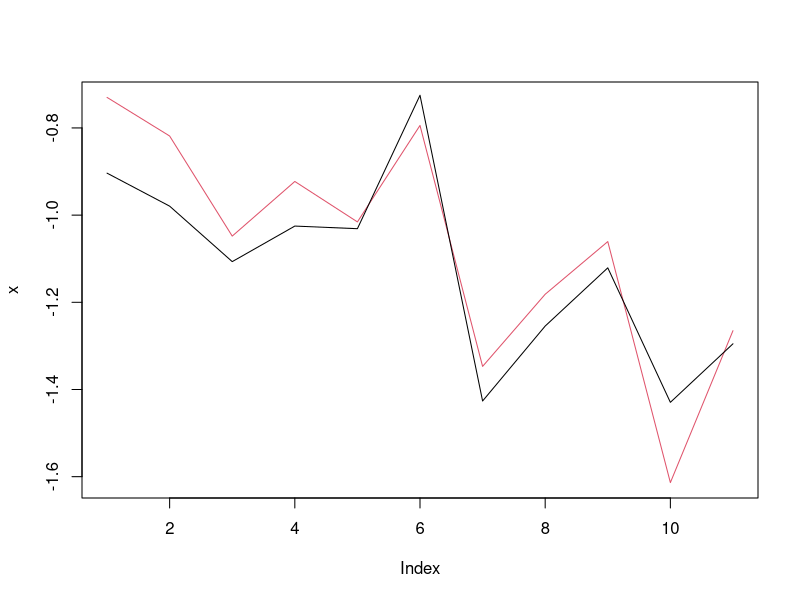

The R source for this figure: (Note: this script raises an error after producing the figure.)
Delta <- 0.1
sigma <- 0.1
tmax <- 10
N <- 200
n <- 10

## discretised Ornstein-Uhlenbeck process

sim.data <- function(tmax, Delta, sigma){
  x <- numeric(tmax+1)
  y <- numeric(tmax+1)
  x[1] <- rnorm(1)
  y[1] <- rnorm(1,x[1], sigma)
  for (t in 2:(tmax+1)){
    x[t] <- rnorm(1, (1-Delta)*x[t-1], Delta^(0.5))
    y[t] <- rnorm(1,x[t],sigma)
  }
  list(x=x,y=y)
}

# K <- function(x){ ## transition function of HMM
#   (1-Delta)*x + Delta^(0.5)*rnorm(length(x))
# }
#
# g <- function(x,xprime){ ## transition density x[t+1] | x[t]
#   (2*pi*Delta)^(-0.5) * exp(-(xprime - (1-Delta)*x)^2/(2*Delta))
# }

p <- function(y,x){ ## emission density y[t] | x[t]
  (2*pi)^(-0.5)*sigma^(-1) * exp(-(y-x)^2/(2*sigma^2))
}

data <- sim.data(tmax, Delta, sigma)
x <- data$x
y <- data$y
plot(x, type='l', col=2)
lines(y, col=1)

stdSMC <- function(N, y, n.step=length(y)-1){
  A <- matrix(NA, nrow=n.step, ncol=N)
  X <- matrix(NA, nrow=n.step+1, ncol=N)
  W <- matrix(NA, nrow=n.step+1, ncol=N)
  X[1,] <- rnorm(N) ## initial state
  w <- p(y[1], X[1,]) ## calculate weights
  W[1,] <- w/sum(w) ## normalise weights
  for (t in 2:(n.step+1)){
    A[t-1,] <- sample(1:N, N, prob=w, replace=T) ## choose the parent of each offspring
    x <- X[t-1,A[t-1,]] ## resample the particles
    X[t,] <- rnorm(N, (1-Delta)*X[t-1,], Delta^(0.5)) ## propagate particles
    w <- p(y[t], X[t,]) ## caluculate weights
    W[t,] <- w/sum(w) ## normalise weights
  }
  list(positions=X,weights=W,ancestry=A)
}

foo <- condSMC(N,y,y)
meanx <- rowSums(foo$positions)/N
varx <- apply(foo$positions,1,var)
points(meanx, pch=16, col=2)
lines(meanx+varx^(0.5), col=2, lty=2)
lines(meanx-varx^(0.5), col=2, lty=2)

A <- foo$ancestry
class(A) <- 'genealogy'
A@N <-as.integer(N)
A@Ngen <- as.integer(tmax)
Atree <- ancestrySize(A, sampl=sample(1:N,n,replace=F))
tHeight <- Atree$treeHeight
plot(Atree$familySize, type='b', pch=16, col=2, ylim=c(1,max(Atree$familySize)), xlab='generations -->', ylab='number of ancestors', main=paste('Size of ancestral tree: N=',N,', n=',n, ', tree height=',tHeight))

##----------------------------

## due to exchangeability of particles we can take the immortal line to be particle 1 in every generation.

condSMC <- function(N, y, cond_states, n_step=length(y)-1){
  A <- matrix(NA, nrow=n_step, ncol=N)
  X <- matrix(NA, nrow=n_step+1, ncol=N)
  W <- matrix(NA, nrow=n_step+1, ncol=N)

  X[1,2:N] <- rnorm(N-1) ## initial state of free particles
  X[1,1] <- cond_states[1] ## known initial state of immortal particle

  w <- p(y[1], X[1,]) ## calculate weights
  W[1,] <- w/sum(w) ## normalise weights

  for (t in 2:(n_step+1)){
    A[t-1,] <- sample(1:N, N, prob=w, replace=T) ## choose the parent of each offspring
    A[t-1,1] <- 1 ## insist on continuing the immortal line
    x <- X[t-1,A[t-1,]] ## resample the particles

    X[t,2:N] <- rnorm(N-1, (1-Delta)*X[t-1,2:N], Delta^(0.5)) ## propagate free particles
    X[t,1] <- cond_states[t] ## known next state of immortal particle

    w <- p(y[t], X[t,]) ## caluculate weights
    W[t,] <- w/sum(w) ## normalise weights
  }
  list(positions=X,weights=W,ancestry=A)
}
